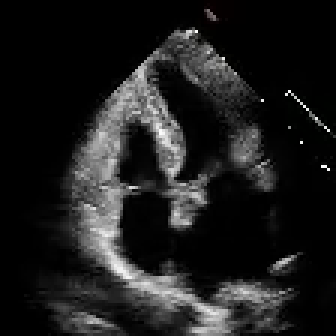
#> input picture frame 22 of Labs/02/Task_3_Echo_Analysis/data/0X100F044876B98F90.mp4, 112 x 112 px (shown 3 times larger)
$ jupyter execute realtime_echo.ipynb
#> lines starting #> are read from the running program, lines starting #| are printed output that depends on the picture
#> further down, frame_raw is the input picture: shape (112, 112, 3); mean B, G, R 29.4, 29.5, 29.5
#| Raw frame shape: (112, 112, 3)
# Task 3: Real-Time Echocardiogram Video Analysis

Processes each frame of an echocardiogram clip (`0X100F044876B98F90.mp4`) through grayscale conversion, histogram equalization, JET colormapping, color balance, and log/gamma transforms to improve chamber visibility and suppress speckle noise.

[cell 1]
import cv2
import numpy as np
import matplotlib.pyplot as plt
import os
import sys

os.makedirs('output', exist_ok=True)
VIDEO_PATH = 'data/0X100F044876B98F90.mp4'

HAS_DISPLAY = bool(os.environ.get('DISPLAY')) or sys.platform in ('darwin', 'win32')

SHOW_LIVE = True
MAX_SCREENSHOTS = 6

## Define the Per-Frame Processing Pipeline

[cell 2]
def process_frame(frame_bgr):
    gray = cv2.cvtColor(frame_bgr, cv2.COLOR_BGR2GRAY)

    equalized = cv2.equalizeHist(gray)

    colored = cv2.applyColorMap(equalized, cv2.COLORMAP_JET)

    b, g, r = cv2.split(colored)
    r = np.clip(r.astype(np.float32) * 1.15, 0, 255).astype(np.uint8)
    g = np.clip(g.astype(np.float32) * 0.95, 0, 255).astype(np.uint8)
    b = np.clip(b.astype(np.float32) * 0.90, 0, 255).astype(np.uint8)
    balanced = cv2.merge([b, g, r])
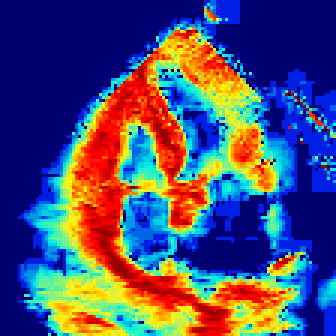
#> balanced: shape (112, 112, 3) (shown 3 times larger); mean B, G, R 114.2, 77.9, 76.7

    f = balanced.astype(np.float32) / 255.0
    c_log = 1.0 / np.log(1 + 1.0)
    log_out = np.clip(c_log * np.log(1 + f) * 255, 0, 255).astype(np.uint8)
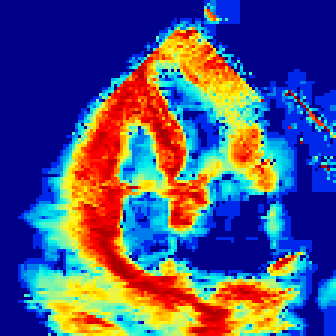
#> log_out: shape (112, 112, 3) (shown 3 times larger); mean B, G, R 126.3, 83.6, 79.2

    gamma = 1.4
    f2 = log_out.astype(np.float32) / 255.0
    gamma_out = np.clip(np.power(f2, gamma) * 255, 0, 255).astype(np.uint8)

    return gamma_out

## Load Video and Inspect Metadata

[cell 3]
cap = cv2.VideoCapture(VIDEO_PATH)

total_frames = int(cap.get(cv2.CAP_PROP_FRAME_COUNT))
fps          = cap.get(cv2.CAP_PROP_FPS)
width        = int(cap.get(cv2.CAP_PROP_FRAME_WIDTH))
height       = int(cap.get(cv2.CAP_PROP_FRAME_HEIGHT))
duration_sec = total_frames / fps if fps > 0 else 0

print(f'Video file   : {VIDEO_PATH}')
print(f'Resolution   : {width} x {height} px')
print(f'Total frames : {total_frames}')
print(f'Frame rate   : {fps:.2f} fps')
print(f'Duration     : {duration_sec:.2f} seconds')

cap.release()

## Step 1: Extract Raw Frame
Extract the first frame as a baseline before any processing.

[cell 4]
cap = cv2.VideoCapture(VIDEO_PATH)
ret, frame_raw = cap.read()
cap.release()

if not ret:
    raise RuntimeError('Failed to read first frame from video.')

cv2.imwrite('output/01_echo_raw_frame.png', frame_raw)

plt.figure(figsize=(7, 6))
plt.imshow(cv2.cvtColor(frame_raw, cv2.COLOR_BGR2RGB))
plt.title('Step 1 — Raw Echocardiogram Frame', fontsize=14)
plt.axis('off')
plt.tight_layout()
plt.show()

print(f'Raw frame shape: {frame_raw.shape}')

## Step 2: Apply Enhancement Pipeline
Run the full per-frame pipeline on the raw frame.

[cell 5]
frame_enhanced = process_frame(frame_raw)
cv2.imwrite('output/02_echo_enhanced_frame.png', frame_enhanced)

plt.figure(figsize=(7, 6))
plt.imshow(cv2.cvtColor(frame_enhanced, cv2.COLOR_BGR2RGB))
plt.title('Step 2 — Fully Enhanced Frame (Eq → JET → Balance → Log → Gamma)', fontsize=11)
plt.axis('off')
plt.tight_layout()
plt.show()

## Step 3: Side-by-Side Comparison
Display raw vs. enhanced frames to show the pipeline's impact.

[cell 6]
fig, axes = plt.subplots(1, 2, figsize=(14, 6))

axes[0].imshow(cv2.cvtColor(frame_raw,      cv2.COLOR_BGR2RGB))
axes[0].set_title('Raw Echocardiogram Frame', fontsize=12)
axes[0].axis('off')

axes[1].imshow(cv2.cvtColor(frame_enhanced, cv2.COLOR_BGR2RGB))
axes[1].set_title('Enhanced Frame (Full Pipeline)', fontsize=12)
axes[1].axis('off')

plt.suptitle('Echocardiogram — Raw vs. Processed Comparison', fontsize=14, fontweight='bold')
plt.tight_layout()
plt.savefig('output/03_echo_side_by_side_pipeline.png', dpi=150, bbox_inches='tight')
plt.show()

## Step 4: Multi-Frame Monitoring Array
Sample four frames across the video and compare raw vs. enhanced in a grid.

[cell 7]
cap = cv2.VideoCapture(VIDEO_PATH)
total_frames = int(cap.get(cv2.CAP_PROP_FRAME_COUNT))

num_samples = 4
sample_indices = [int(i * (total_frames - 1) / (num_samples - 1)) for i in range(num_samples)]

raw_frames      = []
enhanced_frames = []

for idx in sample_indices:
    cap.set(cv2.CAP_PROP_POS_FRAMES, idx)
    ret, frame = cap.read()
    if ret:
        raw_frames.append(frame)
        enhanced_frames.append(process_frame(frame))
#> this loop made 4 passes
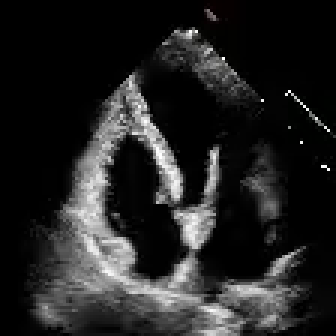
#> input picture frame 0 of Labs/02/Task_3_Echo_Analysis/data/0X100F044876B98F90.mp4, 112 x 112 px (shown 3 times larger)
#> pass 1, in process_frame (call 2), `equalized = cv2.equalizeHist(gray)`:
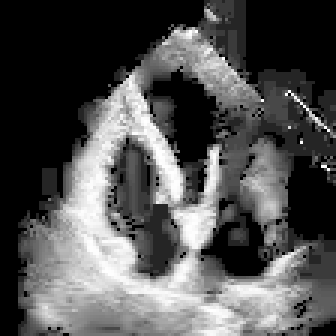
#> equalized: shape (112, 112) (shown 3 times larger); min 0, max 255, mean 81.5
#> pass 1, in process_frame (call 2), `colored = cv2.applyColorMap(equalized, cv2.COLORMAP_JET)`:
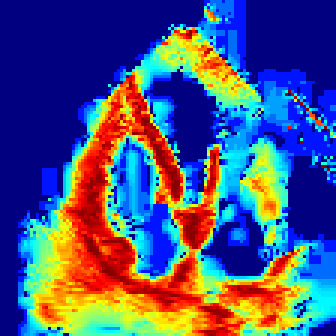
#> colored: shape (112, 112, 3) (shown 3 times larger); mean B, G, R 127.3, 83.7, 74.2
#> pass 1, in process_frame (call 2), `b, g, r = cv2.split(colored)`:
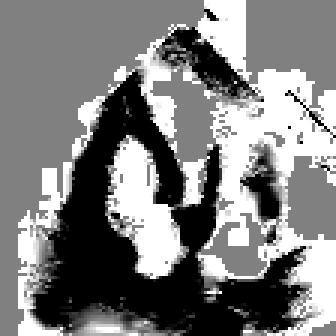
#> b: shape (112, 112) (shown 3 times larger); min 0, max 255, mean 127.3
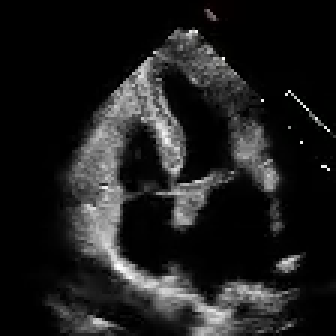
#> input picture frame 73 of Labs/02/Task_3_Echo_Analysis/data/0X100F044876B98F90.mp4, 112 x 112 px (shown 3 times larger)
#> after the loop:
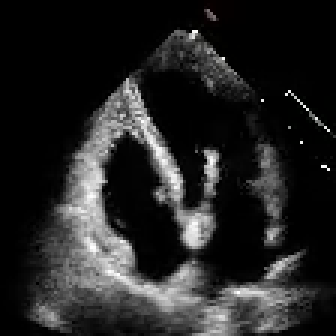
#> frame: shape (112, 112, 3) (shown 3 times larger); mean B, G, R 36.2, 36.3, 36.3
#> after the loop, enhanced_frames = 4 items; raw_frames = 4 items

cap.release()

print(f'Extracted {len(raw_frames)} sample frames at positions: {sample_indices}')
#| Extracted 4 sample frames at positions: [0, 73, 146, 220]

n = len(raw_frames)
#> n = 4
fig, axes = plt.subplots(2, n, figsize=(4 * n, 8))

for i in range(n):
    axes[0, i].imshow(cv2.cvtColor(raw_frames[i],      cv2.COLOR_BGR2RGB))
    axes[0, i].set_title(f'Raw — Frame {sample_indices[i]}', fontsize=9)
    axes[0, i].axis('off')

    axes[1, i].imshow(cv2.cvtColor(enhanced_frames[i], cv2.COLOR_BGR2RGB))
    axes[1, i].set_title(f'Enhanced — Frame {sample_indices[i]}', fontsize=9)
    axes[1, i].axis('off')

plt.suptitle('Real-Time Echocardiogram Monitoring Array\nTop: Raw | Bottom: Enhanced Pipeline',
             fontsize=13, fontweight='bold')
plt.tight_layout()
plt.savefig('output/echo_processed_preview.png', dpi=150, bbox_inches='tight')
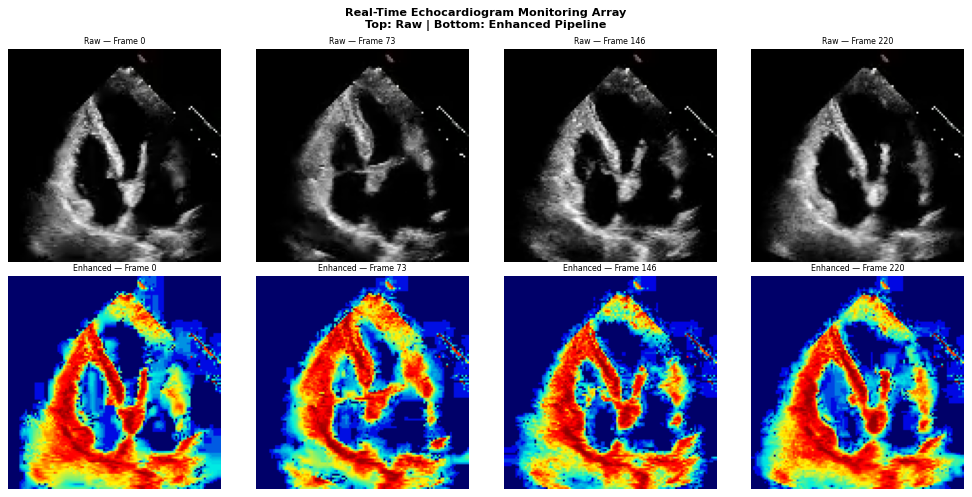
#> figure drawn by matplotlib, 8 panels
plt.show()

## Step 5: Real-Time Video Processing Loop
Continuously read every frame with a `while` loop, enhance it, concatenate it with the raw frame, and display live via `cv2.imshow()` — falling back to saved screenshots when no display is available (e.g. headless grading).

[cell 8]
cap = cv2.VideoCapture(VIDEO_PATH)

total = int(cap.get(cv2.CAP_PROP_FRAME_COUNT))
#> total = 221
screenshot_interval = max(1, total // MAX_SCREENSHOTS)
#> screenshot_interval = 36

frame_idx = 0
saved_screenshots = 0

if SHOW_LIVE and not HAS_DISPLAY:
    print('No display detected; skipping cv2.imshow() and saving screenshots instead.')

while True:
    ret, frame = cap.read()
    if not ret:
        break

    enhanced = process_frame(frame)
    combined = np.hstack([frame, enhanced])
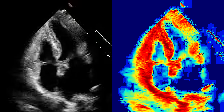
#> combined: shape (112, 224, 3); mean B, G, R 69.1, 52.1, 52.5

    if SHOW_LIVE and HAS_DISPLAY:
        cv2.imshow('Raw (left) vs Enhanced (right)', combined)
        if cv2.waitKey(1) & 0xFF == ord('q'):
            break

    if frame_idx % screenshot_interval == 0 and saved_screenshots < MAX_SCREENSHOTS:
        cv2.imwrite(f'output/04_live_loop_frame_{frame_idx:04d}.png', combined)
        saved_screenshots += 1

    frame_idx += 1

cap.release()
if HAS_DISPLAY:
    cv2.destroyAllWindows()

print(f'Processed {frame_idx} frames, saved {saved_screenshots} screenshots to output/')

$ run again, starting later in the video
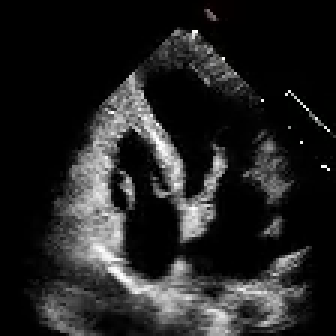
#> input picture frame 99 of Labs/02/Task_3_Echo_Analysis/data/0X100F044876B98F90.mp4, 112 x 112 px (shown 3 times larger)
#> frame_raw is the input picture: shape (112, 112, 3); mean B, G, R 34.3, 34.4, 34.4
#| Raw frame shape: (112, 112, 3)
#> the loop `for idx in sample_indices:` made 4 passes
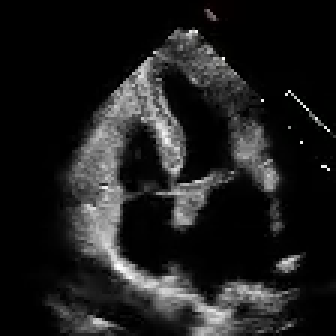
#> input picture frame 73 of Labs/02/Task_3_Echo_Analysis/data/0X100F044876B98F90.mp4, 112 x 112 px (shown 3 times larger)
#> after the loop `for idx in sample_indices:`: enhanced_frames = 4 items
#| Extracted 4 sample frames at positions: [0, 73, 146, 220]
#> n = 4
#> total = 221
#> screenshot_interval = 36
#> `combined = np.hstack([frame, enhanced])`:
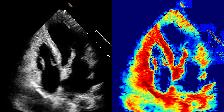
#> combined: shape (112, 224, 3); mean B, G, R 71.5, 51.5, 52.8

$ run again, starting later in the video
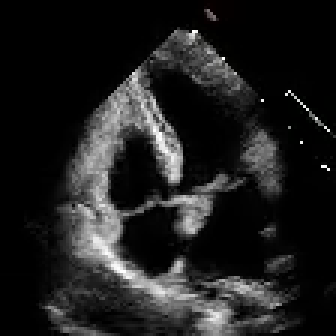
#> input picture frame 176 of Labs/02/Task_3_Echo_Analysis/data/0X100F044876B98F90.mp4, 112 x 112 px (shown 3 times larger)
#> frame_raw is the input picture: shape (112, 112, 3); mean B, G, R 30.7, 30.7, 30.8
#| Raw frame shape: (112, 112, 3)
#> after the loop `for idx in sample_indices:`: enhanced_frames = 4 items
#| Extracted 4 sample frames at positions: [0, 73, 146, 220]
#> n = 4
#> total = 221
#> screenshot_interval = 36
#> `combined = np.hstack([frame, enhanced])`:
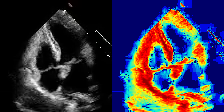
#> combined: shape (112, 224, 3); mean B, G, R 69.7, 52.3, 53.2
